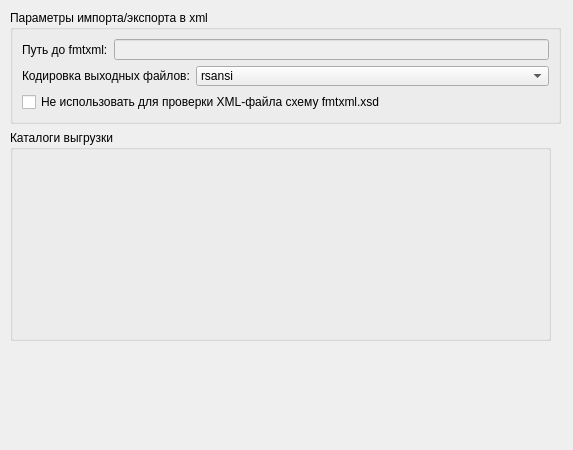
<?xml version="1.0" encoding="UTF-8"?>
<ui version="4.0">
 <class>GeneralOptions</class>
 <widget class="OptionsPage" name="GeneralOptions">
  <property name="geometry">
   <rect>
    <x>0</x>
    <y>0</y>
    <width>573</width>
    <height>450</height>
   </rect>
  </property>
  <property name="windowTitle">
   <string>Form</string>
  </property>
  <widget class="QGroupBox" name="groupBox">
   <property name="geometry">
    <rect>
     <x>10</x>
     <y>10</y>
     <width>551</width>
     <height>114</height>
    </rect>
   </property>
   <property name="title">
    <string>Параметры импорта/экспорта в xml </string>
   </property>
   <property name="flat">
    <bool>true</bool>
   </property>
   <layout class="QVBoxLayout" name="verticalLayout">
    <item>
     <layout class="QHBoxLayout" name="horizontalLayout_4">
      <item>
       <widget class="QLabel" name="label_4">
        <property name="text">
         <string>Путь до fmtxml:</string>
        </property>
       </widget>
      </item>
      <item>
       <widget class="QLineEdit" name="fmtXmlPath">
        <property name="enabled">
         <bool>false</bool>
        </property>
        <property name="readOnly">
         <bool>true</bool>
        </property>
       </widget>
      </item>
     </layout>
    </item>
    <item>
     <layout class="QHBoxLayout" name="horizontalLayout_3" stretch="0,1">
      <item>
       <widget class="QLabel" name="label_3">
        <property name="text">
         <string>Кодировка выходных файлов:</string>
        </property>
       </widget>
      </item>
      <item>
       <widget class="QComboBox" name="fmtXmlEncode">
        <property name="currentIndex">
         <number>0</number>
        </property>
        <item>
         <property name="text">
          <string>rsansi</string>
         </property>
        </item>
        <item>
         <property name="text">
          <string>lcansi</string>
         </property>
        </item>
        <item>
         <property name="text">
          <string>rsoem</string>
         </property>
        </item>
        <item>
         <property name="text">
          <string>lcoem</string>
         </property>
        </item>
        <item>
         <property name="text">
          <string>utf8</string>
         </property>
        </item>
        <item>
         <property name="text">
          <string>utf16le</string>
         </property>
        </item>
        <item>
         <property name="text">
          <string>utf16be</string>
         </property>
        </item>
       </widget>
      </item>
     </layout>
    </item>
    <item>
     <widget class="QCheckBox" name="fmtXmlXsdCheck">
      <property name="text">
       <string>Не использовать для проверки XML-файла схему fmtxml.xsd</string>
      </property>
     </widget>
    </item>
   </layout>
  </widget>
  <widget class="QGroupBox" name="groupBox_2">
   <property name="geometry">
    <rect>
     <x>10</x>
     <y>130</y>
     <width>541</width>
     <height>211</height>
    </rect>
   </property>
   <property name="title">
    <string>Каталоги выгрузки </string>
   </property>
   <property name="flat">
    <bool>true</bool>
   </property>
   <layout class="QVBoxLayout" name="verticalLayout_2">
    <item>
     <widget class="StringListEditor" name="pathListWidget" native="true"/>
    </item>
   </layout>
  </widget>
 </widget>
 <customwidgets>
  <customwidget>
   <class>OptionsPage</class>
   <extends>QWidget</extends>
   <header>optionspage.h</header>
   <container>1</container>
  </customwidget>
  <customwidget>
   <class>StringListEditor</class>
   <extends>QWidget</extends>
   <header location="global">stringlisteditor.h</header>
   <container>1</container>
  </customwidget>
 </customwidgets>
 <resources/>
 <connections/>
</ui>
